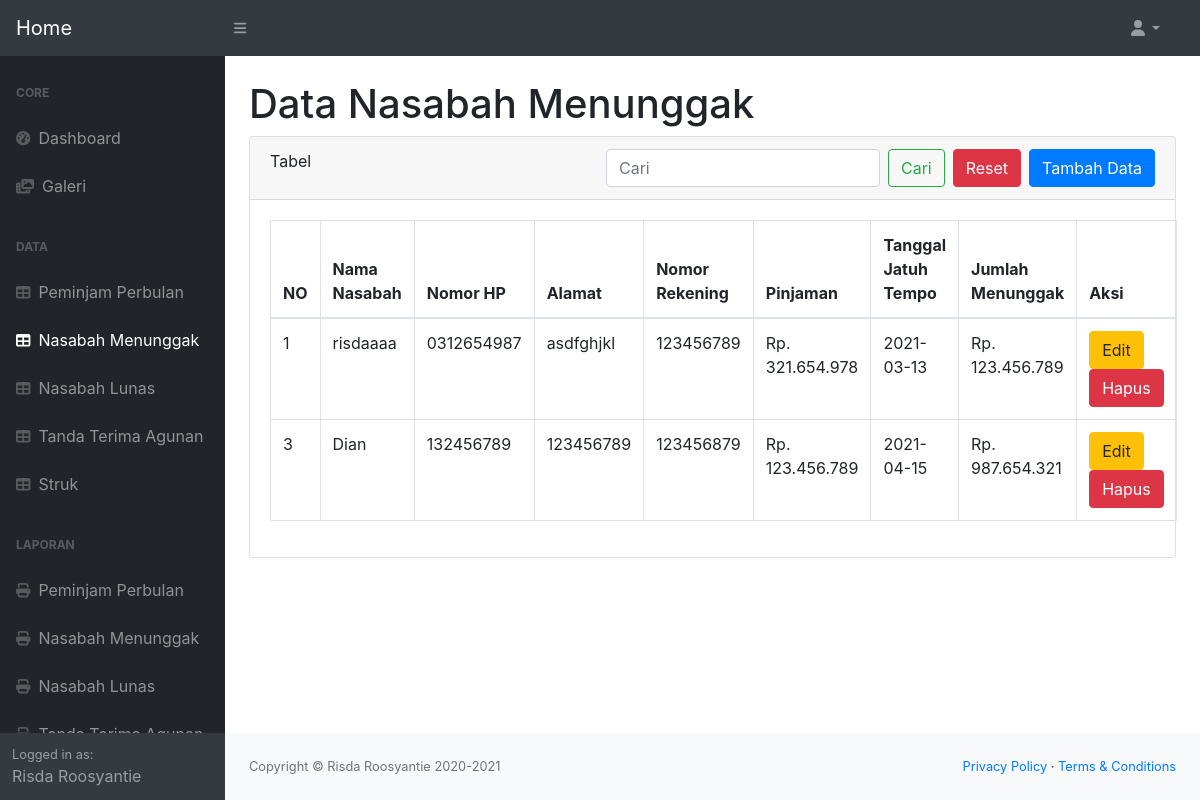
Page /data-nasabah-menunggak.php (signed in) on the committed database.
### tables this page shows
CREATE TABLE `nasabahmenunggak` (
  `id` int(11) NOT NULL,
  `nama` varchar(255) NOT NULL,
  `nohp` varchar(255) NOT NULL,
  `alamat` text NOT NULL,
  `norekening` varchar(255) NOT NULL,
  `pinjaman` varchar(255) NOT NULL,
  `tgljatuhtempo` date NOT NULL,
  `jumlahmenunggak` varchar(255) NOT NULL
);

### data-nasabah-menunggak.php (the view, shortened to what this page needs)
<?php
include 'header.php';
require "include/function.php";
$sql = mysqli_query($link, "SELECT * FROM nasabahmenunggak ORDER BY id DESC");
?>
<main>
    <div class="container-fluid">
        <h1 class="mt-4">Data Nasabah Menunggak</h1>
        <div class="card mb-4">
            <div class="card-header">Tabel
            <form class="form-inline my-2 my-lg-0 float-right" method="post">
                    <input class="form-control mr-sm-2" type="search" name="carinasabahmenunggak" placeholder="Cari">
                    <button class="btn btn-outline-success mr-sm-2" type="submit" name="searchnasabahmenunggak">Cari</button>
                    <a href="data-nasabah-menunggak.php" class="btn btn-danger mr-sm-2">Reset</a>
                    <a href="tambah-data-nasabah-menunggak.php" class="btn btn-primary float-right">Tambah Data</a>
                </form>
            </div>
            <div class="card-body">
                <table class="table table-bordered">
                    <thead>
                        <tr>
                            <th>NO</th>
                            <th>Nama Nasabah</th>
                            <th>Nomor HP</th>
                            <th>Alamat</th>
                            <th>Nomor Rekening</th>
                            <th>Pinjaman</th>
                            <th>Tanggal Jatuh Tempo</th>
                            <th>Jumlah Menunggak</th>
                            <th>Aksi</th>
                        </tr>
                    </thead>
                    <tbody>
                    <?php $no = 1; ?>
                        <?php foreach ($sql as $row) : ?>
                            <tr>
                                <td><?= $no++; ?></td>
                                <td><?= $row['nama']; ?></td>
                                <td><?= $row['nohp']; ?></td>
                                <td><?= substr($row['alamat'], 0, 20); ?></td>
                                <td><?= $row['norekening']; ?></td>
                                <td>Rp. <?= number_format($row['pinjaman'], 0,',','.'); ?></td>
                                <td><?= $row['tgljatuhtempo']; ?></td>
                                <td>Rp. <?= number_format($row['jumlahmenunggak'], 0,',','.'); ?></td>
                                <td>
                                    <a href="edit-data-nasabah-menunggak.php?id=<?= $row['id']; ?>" class="btn btn-warning">Edit</a>
                                    <a href="hapus-data-nasabah-menunggak.php?id=<?= $row['id']; ?>" class="btn btn-danger" onclick="return confirm('Yakin ingin menghapus?')">Hapus</a>
                                </td>
                            </tr>
                            <?php $no++; ?>
                        <?php endforeach; ?>
                    </tbody>
                </table>
            </div>
        </div>
    </div>
</main>
<?php
include 'footer.php';
?>

### rows in the picture
nasabahmenunggak: nama "risdaaaa", nohp "0312654987", alamat "asdfghjkl", norekening "123456789", pinjaman "321.654.978", tgljatuhtempo "2021-03-13", jumlahmenunggak "123.456.789"
nasabahmenunggak: nama "Dian", nohp "132456789", alamat "123456789", norekening "123456879", pinjaman "123.456.789", tgljatuhtempo "2021-04-15", jumlahmenunggak "987.654.321"

### other values in the picture
$_SESSION['nama'] "Risda Roosyantie"
